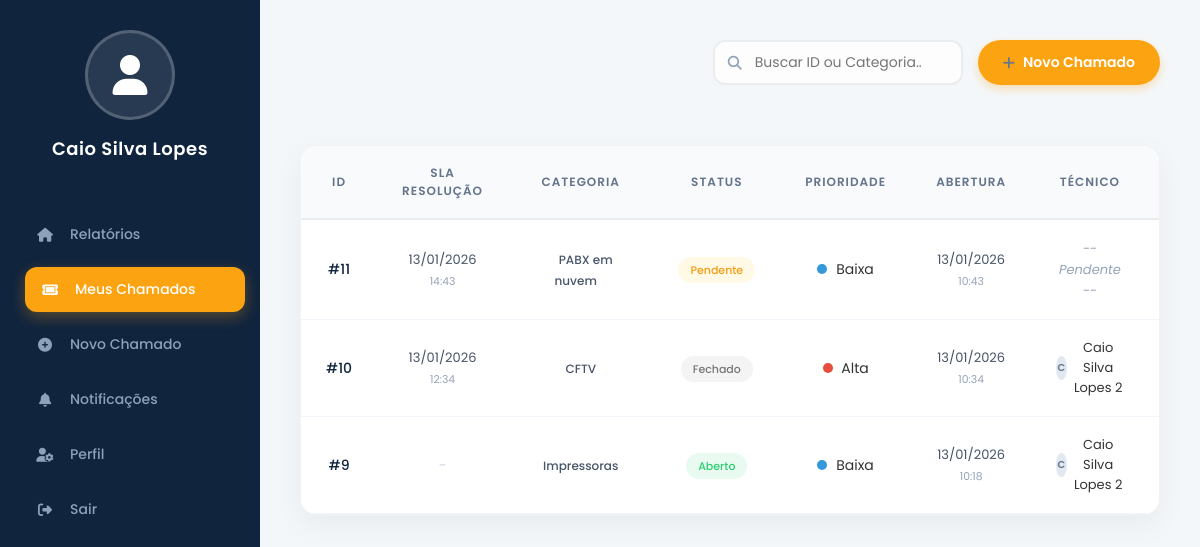
Page /meus-chamados/ (signed in) on the earlier database version.
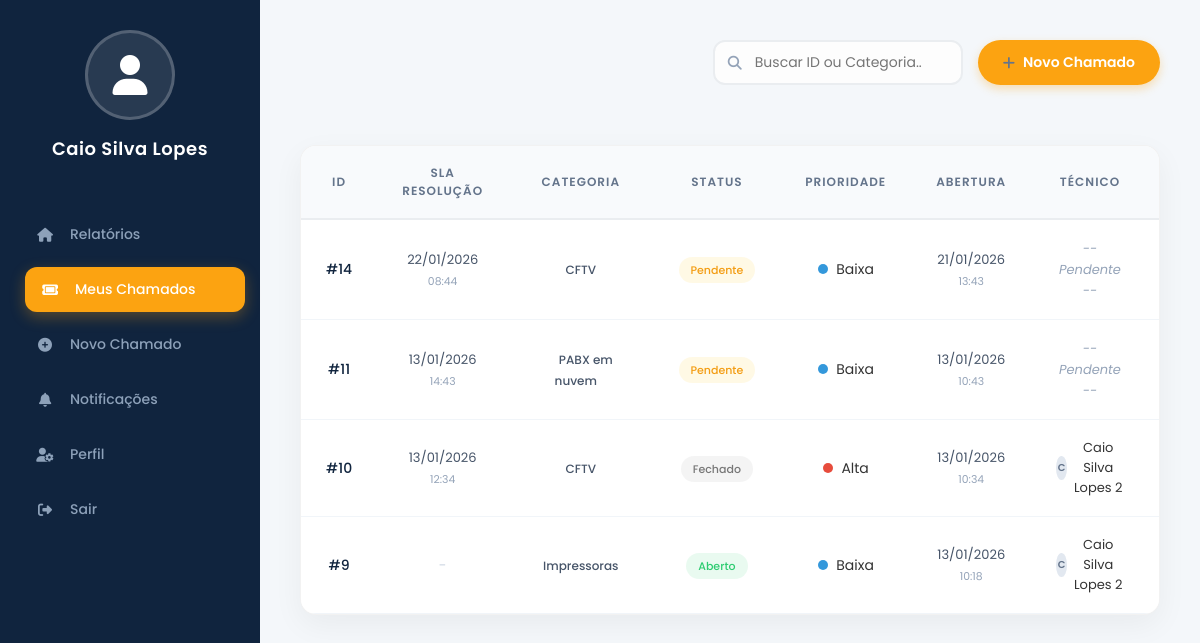
Same page on the later database version.
### tickets/models.py (models this page shows, shortened)
class Tickets (models.Model):
    STATUS_CHOICES = [
        ('SEM', 'Sem atendimento'),
        ('ABE', 'Aberto'),
        ('FEC', 'Fechado'),
    ]
    PRIORITY_CHOICES =[
        ('DEF','desconhecido'),
        ('BAX','Baixa'),
        ('MED','Média'),
        ('ALT','Alta'),
        ('URG','Urgente'),
        ]
    id = models.AutoField(primary_key=True)
    category = models.ForeignKey(Category, on_delete=models.PROTECT,related_name='Categoria')
    opened_by=models.ForeignKey(settings.AUTH_USER_MODEL, on_delete=models.PROTECT,related_name='tickets_opened')
    attributed_to=models.ForeignKey(settings.AUTH_USER_MODEL, on_delete=models.PROTECT,related_name='tickets_assigned', blank=True, null=True)
    description = models.CharField(max_length=400, blank=False, null=False)
    status = models.CharField(max_length=3, choices=STATUS_CHOICES, default='SEM')
    priority = models.CharField(max_length=3, choices=PRIORITY_CHOICES, default='DEF')
    opening_date = models.DateTimeField(auto_now_add=True)
    updated_date = models.DateTimeField(auto_now=True)
    closing_date = models.DateTimeField(null=True, blank=True)
    attachment = models.ImageField(upload_to='attachment/', null=True, blank=True)
    sla_response_due_at = models.DateTimeField(null=True, blank=True, verbose_name="SLA response")
    sla_resolution_due_at = models.DateTimeField(null=True, blank=True, verbose_name="SLA resolution")

class Category(models.Model):
    id = models.AutoField(primary_key=True)
    name = models.CharField(max_length=50, blank=False, null=False)
    description = models.CharField(max_length=400, blank=True, null=True)
    def __str__(self):
        return self.name

### users/models.py (models this page shows, shortened)
class Account(AbstractUser):
    enterprise = models.ForeignKey(
        Enterprise,
        on_delete=models.PROTECT,
        related_name='accounts',
        verbose_name='Empresa',
        null=True,
        blank=True
    )
    IS_TECH_CHOICES = (
        (False, 'Usuário'),
        (True, 'Técnico'),
    )
    is_technician = models.BooleanField(
        default=False,
        verbose_name="É técnico?",
        choices=IS_TECH_CHOICES
    )
    display_name = models.CharField(max_length=200, verbose_name="Nome Completo", blank=True)
    email_confirmed = models.BooleanField(default=False, verbose_name="Email Confirmado")

### tickets/views.py (the view)
# urls.py: path('meus-chamados/', meus_chamados, name='meus_chamados'),
@login_required
def meus_chamados(request):
    chamados = Tickets.objects.filter(opened_by=request.user).order_by('-opening_date')
    query = request.GET.get('q')
    if query:
        chamados = chamados.filter(
            Q(id__icontains=query) |
            Q(description__icontains=query) |
            Q(category__name__icontains=query)
        )
    total_tickets = chamados.count()
    open_tickets = chamados.filter(status='ABE').count()
    resolved_tickets = chamados.filter(status='FEC').count()
    pending_tickets = chamados.filter(status='SEM').count()
    context = {
        'chamados': chamados, # List for the table
        'client': request.user,
        'Chamados_totais': total_tickets,
        'chamados_abertos_count': open_tickets,
        'chamados_resolvidos_count': resolved_tickets,
        'chamados_pendentes_count': pending_tickets,
        'query': query,
    }
    return render(request, 'my_tickets.html', context)

### users/context_processors.py (called while the page is built)
def notification_counts(request):
    if request.user.is_authenticated:
        count = Notification.objects.filter(recipient=request.user, is_read=False).count()
        return {
            'unread_notifications_count': count,
            'has_unread_notifications': count > 0
        }
    return {}

### tickets/templates/my_tickets.html (shortened to what the changed rows need)
{% load static %}
<!DOCTYPE html>
<html lang="pt-br">
<head>
    <link rel="stylesheet" href="https://cdnjs.cloudflare.com/ajax/libs/font-awesome/6.4.0/css/all.min.css">
    <link rel="stylesheet" href="{% static 'css/global.css' %}?v=2">
    <link rel="stylesheet" href="{% static 'css/components.css' %}?v=2">
    <link rel="stylesheet" href="{% static 'css/dashboard.css' %}?v=7">
</head>
<body>
    <main class="main-content">
        {% if chamados %}
        <div class="card" style="padding: 0; overflow: hidden; border: 1px solid rgba(0,0,0,0.05);">
            <div class="table-responsive">
                <table style="margin-top: 0; box-shadow: none; border-radius: 0;">
                    <thead style="background: #f8fafc; border-bottom: 2px solid #eaedf0;">
                        <tr>
                            <th style="color: #64748b; font-weight: 600; background: transparent;">ID</th>
                            <th style="color: #64748b; font-weight: 600; background: transparent;">SLA Resolução</th>
                            <th style="color: #64748b; font-weight: 600; background: transparent;">Categoria</th>
                            <th style="color: #64748b; font-weight: 600; background: transparent;">Status</th>
                            <th style="color: #64748b; font-weight: 600; background: transparent;">Prioridade</th>
                            <th style="color: #64748b; font-weight: 600; background: transparent;">Abertura</th>
                            <th style="color: #64748b; font-weight: 600; background: transparent;">Técnico</th>
                            <th style="color: #64748b; font-weight: 600; background: transparent;">Ações</th>
                        </tr>
                    </thead>
                    <tbody>
                        {% for ticket in chamados %}
                        <tr style="border-bottom: 1px solid #f1f5f9;">
                            <td style="font-weight: 500; color: var(--primary-color);">#{{ ticket.id }}</td>
                            <td>
                                {% if ticket.sla_resolution_due_at %}
                                <span style="font-size: 13px; color: #475569;">
                                    {{ ticket.sla_resolution_due_at|date:"d/m/Y" }}
                                    <small style="color: #94a3b8;">{{ ticket.sla_resolution_due_at|date:"H:i" }}</small>
                                </span>
                                {% else %}
                                <span style="color: #cbd5e1;">-</span>
                                {% endif %}
                            </td>
                            <td><span
                                    style="padding: 4px 10px; border-radius: 6px; font-size: 12px; font-weight: 500; color: #475569;">
                                    {{ticket.category }}</span></td>
                            <td>
                                {% if ticket.status == 'ABE' %}
                                <span class="badge badge-open">Aberto</span>
                                {% elif ticket.status == 'FEC' %}
                                <span class="badge badge-closed">Fechado</span>
                                {% else %}
                                <span class="badge badge-pending">Pendente</span>
                                {% endif %}
                            </td>
                            <td>
                                {% if ticket.priority == 'URG' or ticket.priority == 'ALT' %}
                                <span class="priority-dot priority-high"></span> {{ ticket.get_priority_display }}
                                {% elif ticket.priority == 'MED' %}
                                <span class="priority-dot priority-med"></span> {{ ticket.get_priority_display }}
                                {% elif ticket.priority == 'BAX' %}
                                <span class="priority-dot priority-low"></span> {{ ticket.get_priority_display }}
                                {% else %}
                                <span class="priority-dot" style="background: #cbd5e1;"></span> {{
                                ticket.get_priority_display }}
                                {% endif %}
                            </td>
                            <td>
                                <span style="font-size: 13px; color: #475569;">
                                    {{ ticket.opening_date|date:"d/m/Y" }}
                                    <small style="color: #94a3b8;">{{ ticket.opening_date|date:"H:i" }}</small>
                                </span>
                            </td>
                            <td>
                                {% if ticket.attributed_to %}
                                <div style="display: flex; align-items: center; justify-content: center; gap: 6px;">
                                    <div
                                        style="width: 24px; height: 24px; background: #e2e8f0; border-radius: 50%; display: flex; align-items: center; justify-content: center; font-size: 10px; color: #64748b; font-weight: 600;">
                                        {{ticket.attributed_to.display_name|default:ticket.attributed_to.username|slice:":1"|upper}}
                                    </div>
                                    <span
                                        style="font-size: 13px;">{{ticket.attributed_to.display_name|default:ticket.attributed_to.username}}</span>
                                </div>
                                {% else %}
                                <span style="color: #94a3b8; font-style: italic; font-size: 13px;">-- Pendente --</span>
                                {% endif %}
                            </td>
                            <td>
                            </td>
                        </tr>
                        {% endfor %}
                    </tbody>
                </table>
            </div>
        </div>
        {% endif %}
    </main>
</body>
</html>

Differences in the rows shown:
added Tickets: id "14", sla_resolution_due_at "22/01/2026", sla_resolution_due_at "08:44", category "CFTV", status "Pendente", priority "Baixa", opening_date "21/01/2026", opening_date "13:43", shows "-- Pendente --"
